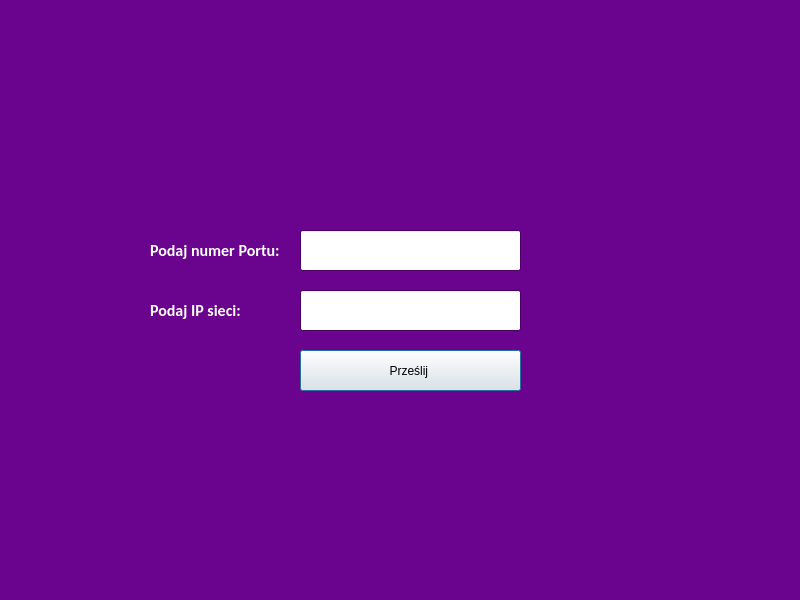
<?xml version="1.0" encoding="UTF-8"?>
<ui version="4.0">
 <class>ConnectionDialog</class>
 <widget class="QDialog" name="ConnectionDialog">
  <property name="geometry">
   <rect>
    <x>0</x>
    <y>0</y>
    <width>800</width>
    <height>600</height>
   </rect>
  </property>
  <property name="minimumSize">
   <size>
    <width>800</width>
    <height>600</height>
   </size>
  </property>
  <property name="maximumSize">
   <size>
    <width>800</width>
    <height>600</height>
   </size>
  </property>
  <property name="palette">
   <palette>
    <active>
     <colorrole role="Window">
      <brush brushstyle="SolidPattern">
       <color alpha="255">
        <red>106</red>
        <green>3</green>
        <blue>141</blue>
       </color>
      </brush>
     </colorrole>
    </active>
    <inactive>
     <colorrole role="Window">
      <brush brushstyle="SolidPattern">
       <color alpha="255">
        <red>106</red>
        <green>3</green>
        <blue>141</blue>
       </color>
      </brush>
     </colorrole>
    </inactive>
    <disabled>
     <colorrole role="Base">
      <brush brushstyle="SolidPattern">
       <color alpha="255">
        <red>106</red>
        <green>3</green>
        <blue>141</blue>
       </color>
      </brush>
     </colorrole>
     <colorrole role="Window">
      <brush brushstyle="SolidPattern">
       <color alpha="255">
        <red>106</red>
        <green>3</green>
        <blue>141</blue>
       </color>
      </brush>
     </colorrole>
    </disabled>
   </palette>
  </property>
  <property name="windowTitle">
   <string>Dialog</string>
  </property>
  <widget class="QLabel" name="ConnectionImage">
   <property name="geometry">
    <rect>
     <x>260</x>
     <y>60</y>
     <width>291</width>
     <height>61</height>
    </rect>
   </property>
   <property name="text">
    <string/>
   </property>
  </widget>
  <widget class="QLineEdit" name="serverPortEdit">
   <property name="geometry">
    <rect>
     <x>300</x>
     <y>230</y>
     <width>221</width>
     <height>41</height>
    </rect>
   </property>
  </widget>
  <widget class="QLineEdit" name="IpEdit">
   <property name="geometry">
    <rect>
     <x>300</x>
     <y>290</y>
     <width>221</width>
     <height>41</height>
    </rect>
   </property>
  </widget>
  <widget class="QLabel" name="label">
   <property name="geometry">
    <rect>
     <x>150</x>
     <y>230</y>
     <width>141</width>
     <height>41</height>
    </rect>
   </property>
   <property name="palette">
    <palette>
     <active>
      <colorrole role="WindowText">
       <brush brushstyle="SolidPattern">
        <color alpha="255">
         <red>255</red>
         <green>255</green>
         <blue>255</blue>
        </color>
       </brush>
      </colorrole>
     </active>
     <inactive>
      <colorrole role="WindowText">
       <brush brushstyle="SolidPattern">
        <color alpha="255">
         <red>255</red>
         <green>255</green>
         <blue>255</blue>
        </color>
       </brush>
      </colorrole>
     </inactive>
     <disabled/>
    </palette>
   </property>
   <property name="font">
    <font>
     <family>Calibri</family>
     <pointsize>12</pointsize>
     <bold>true</bold>
    </font>
   </property>
   <property name="text">
    <string>Podaj numer Portu:</string>
   </property>
  </widget>
  <widget class="QLabel" name="label_3">
   <property name="geometry">
    <rect>
     <x>150</x>
     <y>290</y>
     <width>121</width>
     <height>41</height>
    </rect>
   </property>
   <property name="palette">
    <palette>
     <active>
      <colorrole role="WindowText">
       <brush brushstyle="SolidPattern">
        <color alpha="255">
         <red>255</red>
         <green>255</green>
         <blue>255</blue>
        </color>
       </brush>
      </colorrole>
     </active>
     <inactive>
      <colorrole role="WindowText">
       <brush brushstyle="SolidPattern">
        <color alpha="255">
         <red>255</red>
         <green>255</green>
         <blue>255</blue>
        </color>
       </brush>
      </colorrole>
     </inactive>
     <disabled/>
    </palette>
   </property>
   <property name="font">
    <font>
     <family>Calibri</family>
     <pointsize>12</pointsize>
     <bold>true</bold>
    </font>
   </property>
   <property name="text">
    <string>Podaj IP sieci:</string>
   </property>
  </widget>
  <widget class="QPushButton" name="ConnectionButton">
   <property name="geometry">
    <rect>
     <x>300</x>
     <y>350</y>
     <width>221</width>
     <height>41</height>
    </rect>
   </property>
   <property name="text">
    <string>Prześlij </string>
   </property>
  </widget>
 </widget>
 <resources/>
 <connections/>
</ui>
